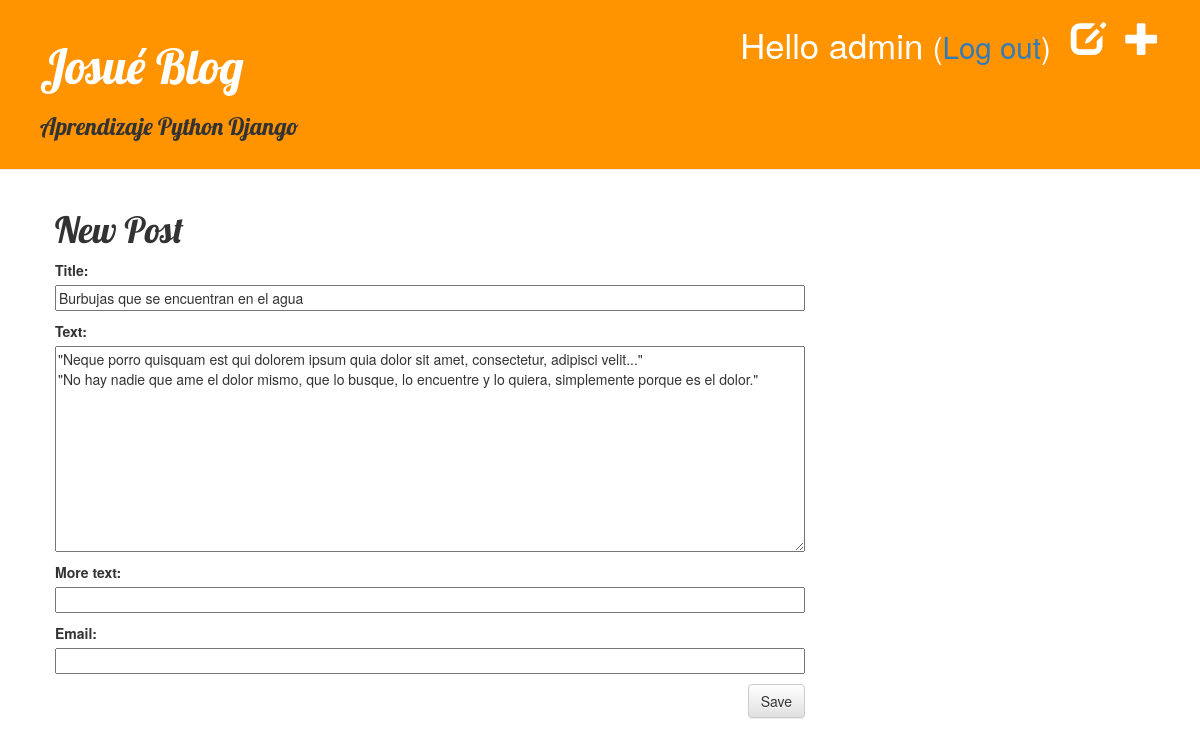
The page /post/12/edit/ (signed in) on the database as committed earlier.
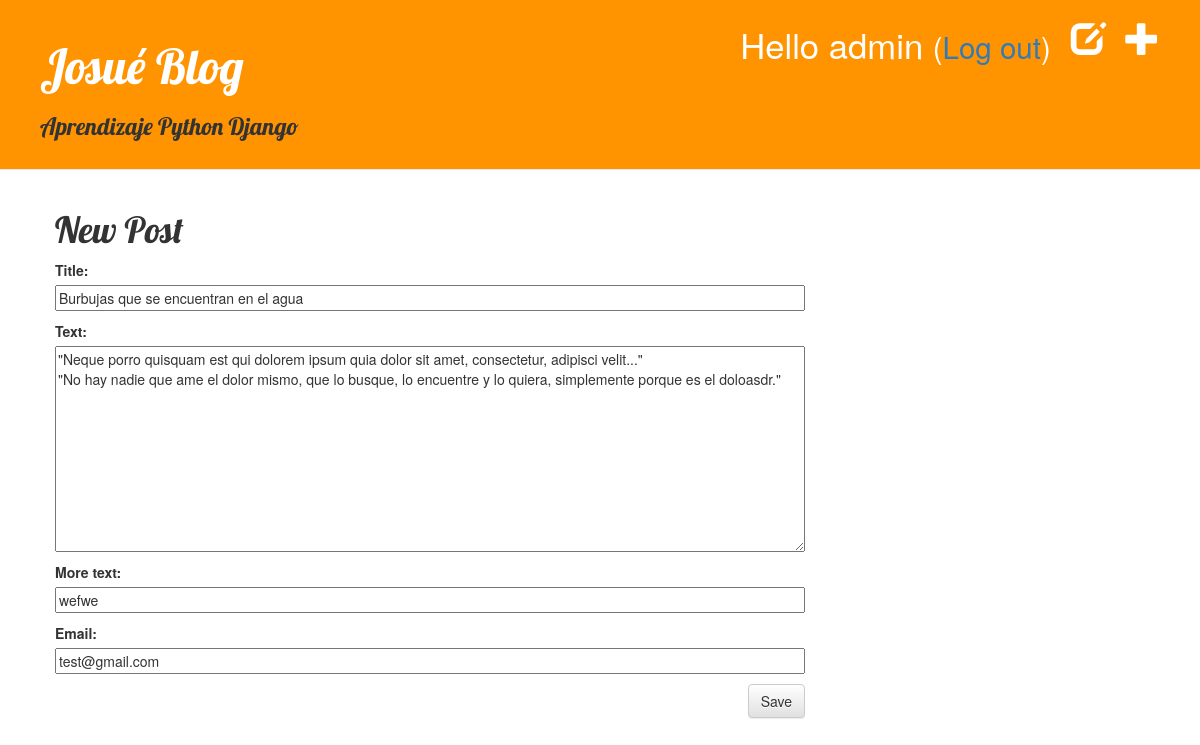
The same page on the database as committed later.
### blog/models.py (models this page shows, shortened)
class Post(models.Model):
	author = models.ForeignKey('auth.User')
	title = models.CharField(max_length=200)
	text = models.TextField()
	more_text = models.CharField(max_length=100, null=True)
	email = models.EmailField(null=True)
	created_date = models.DateTimeField(
		default=timezone.now)
	published_date = models.DateTimeField(
		blank=True, null=True)

### blog/views.py (the view)
# urls.py: url(r'^post/(?P<pk>[0-9]+)/edit/$', views.post_edit, name='post_edit'),
@login_required
def post_edit(request, pk):
    post = get_object_or_404(Post, pk=pk)
    if request.method == "POST":
        form = PostForm(request.POST, instance=post)
        if form.is_valid():
            post = form.save(commit=False)
            post.author = request.user
            post.save()
            return redirect('post_detail', pk=post.pk)
    else:
        form = PostForm(instance=post)
    return render(request, 'blog/post_edit.html', {'form': form})

### blog/forms.py
class PostForm(forms.ModelForm):
	class Meta:
		model = Post
		fields = ('title', 'text', 'more_text', 'email',)

### blog/templates/blog/post_edit.html
{% extends 'blog/base.html' %}
{% block content %}
    <h1>New Post</h1>
    <form method="POST" class="post-form">{% csrf_token %}
	{{ form.as_p }}
	<button type="submit" class="save btn btn-default">Save</button>
    </form>
{% endblock %}

Rows that differ between the two databases and show on the page:
changed Post "Burbujas que se encuentran en el agua": text "…simplemente porque es el dolor.\"" → "…simplemente porque es el doloasdr.\""; more_text (not shown) → "wefwe"; email (not shown) → "test@gmail.com"
